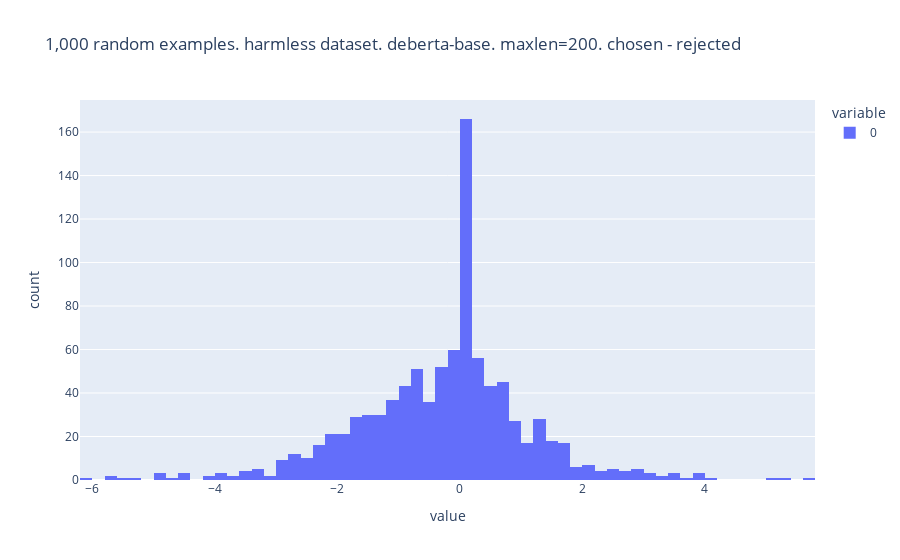

The code cell stored with this chart in its notebook:
### Code cell
fig = px.histogram(score_chosen - score_rejected_harmless, nbins=100, title="1,000 random examples. harmless dataset. deberta-base. maxlen=200. chosen - rejected")
fig.show()

### Figure 1 — Plotly figure (JSON) as saved in the notebook; plotly's stock layout.template omitted (floating-point values rounded to 4 significant figures; data arrays with more than 128 entries replaced by an {"elided": "..."} marker saying what was removed)
{"data": [{"alignmentgroup": "True", "bingroup": "x", "hovertemplate": "variable=0<br>value=%{x}<br>count=%{y}<extra></extra>", "legendgroup": "0", "marker": {"color": "#636efa", "pattern": {"shape": ""}}, "name": "0", "nbinsx": 100, "offsetgroup": "0", "orientation": "v", "showlegend": true, "type": "histogram", "x": {"elided": "951 float values"}, "xaxis": "x", "yaxis": "y"}], "layout": {"barmode": "relative", "legend": {"title": {"text": "variable"}, "tracegroupgap": 0}, "title": {"text": "1,000 random examples. harmless dataset. deberta-base. maxlen=200. chosen - rejected"}, "xaxis": {"anchor": "y", "domain": [0, 1], "title": {"text": "value"}}, "yaxis": {"anchor": "x", "domain": [0, 1], "title": {"text": "count"}}}}
